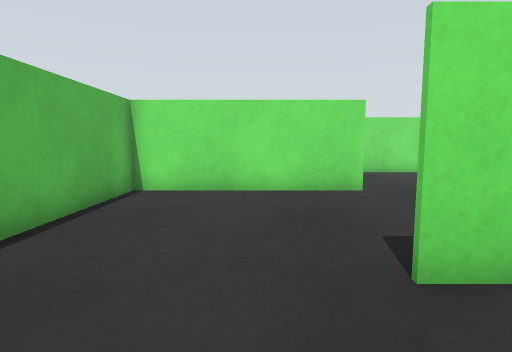
View 1 (above)

13 first-person views from a walk through a Gazebo world. The camera is 0.26 m above the floor, tilts 6° down and sees 80° across. The floor is counted in squares, 0.2 m on a side. Each view is taken from the middle of a square. On the plan, view 1 faces up. The plan holds only what a view shows up to about 13 squares ahead; the rest is blank.

View 2
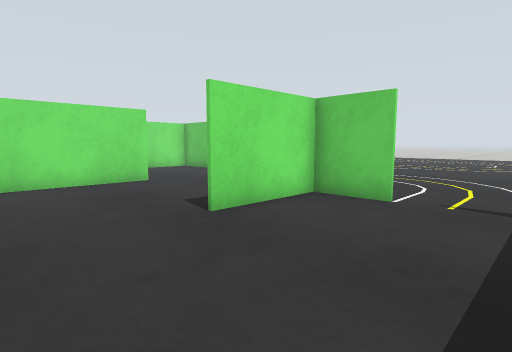

View 3
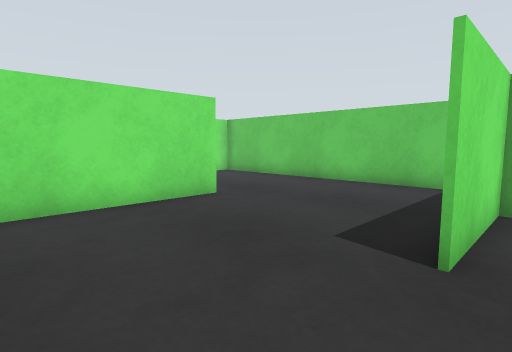

View 4
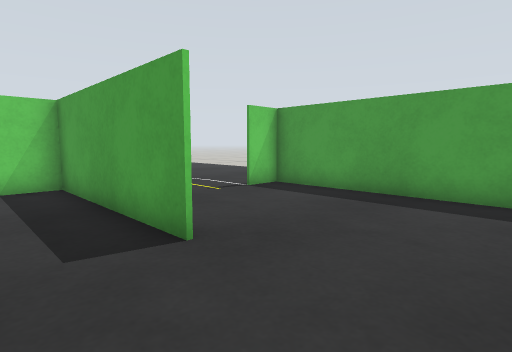

View 5
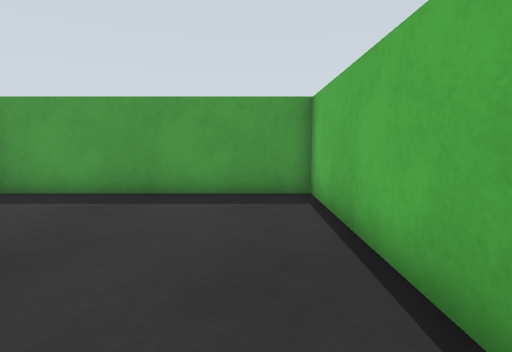

View 6
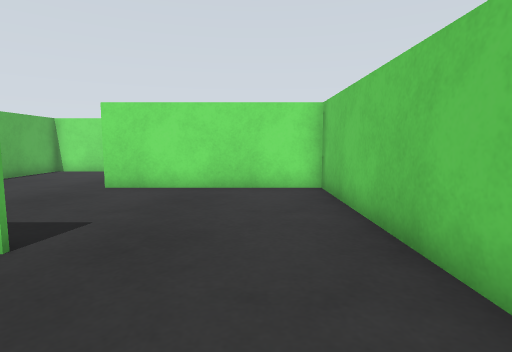

View 7
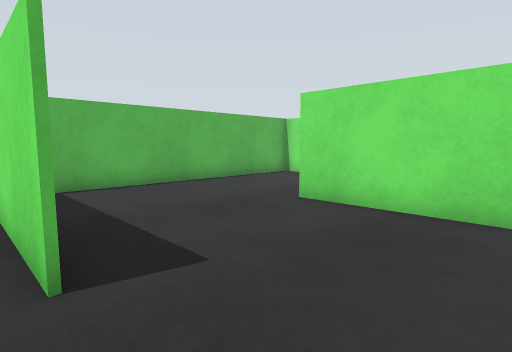

View 8
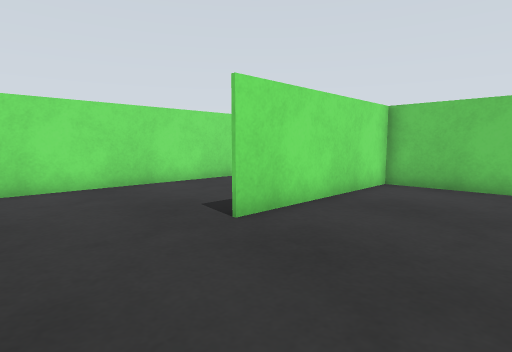

View 9
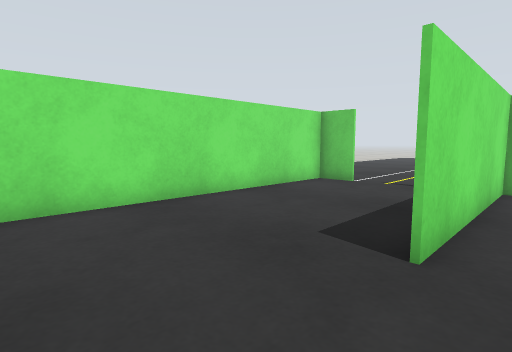

View 10
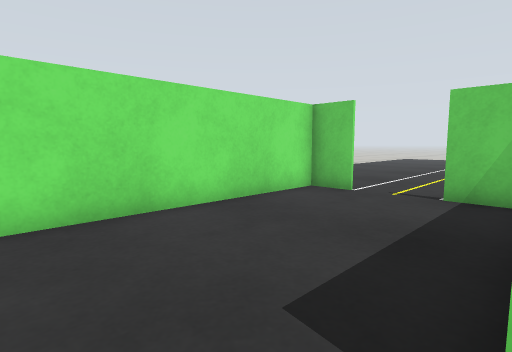

View 11
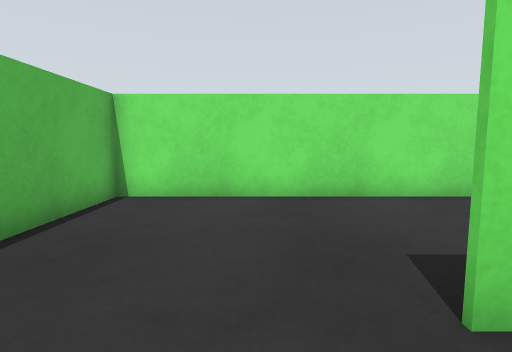

View 12
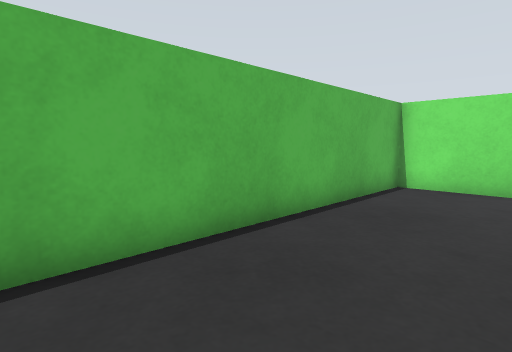

View 13
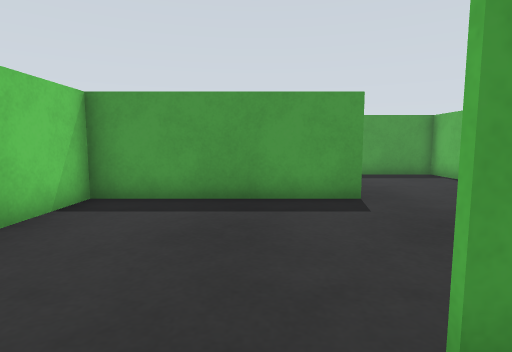

### Floor plan
Points are (right, up) in squares from view 1. A wall is a line through its corners. A room is listed if a view was taken in it or the views show most of it. See-through windows are left out.
Room 1 (views 1, 2, 3)
walls: (5, 0.6) (5, 2.7) (1.5, 2.7); (-3.4, 3.5) (-3.4, -3) (5, -3) (5, -1.6)
ways out: opening at (-0.5, 3) to room 2; opening at (5, -0.5)
Room 2 (views 4, 5)
walls: (1.6, 8.5) (-3.4, 8.5) (-3.4, 3.5)
ways out: opening at (-0.5, 3) to room 1; opening at (2, 6) to room 3
Room 3 (views 6, 7)
walls: (3.1, 8.5) (1.6, 8.5); (1.4, 2.8) (8, 2.8) (8, 8.5)
ways out: opening at (2, 6) to room 2; opening at (5, 9) to room 6
Room 4 (views 8, 9, 11, 12)
walls: (-3.4, 13.6) (-3.4, 9.9)
ways out: opening at (-0.5, 14) to room 5; opening at (2, 11.5) to room 6
Room 5 (view 10)
walls: (8, 18.1) (8, 19.5) (-3.4, 19.5) (-3.4, 13.6); (8, 13.9) (8, 15.9)
ways out: opening at (-0.5, 14) to room 4; opening at (8, 17)
Room 6 (view 13)
walls: (8, 8.5) (8, 13.9); (8, 14) (1.5, 14)
ways out: opening at (5, 9) to room 3; opening at (2, 11.5) to room 4

Positions as (right, up) in squares from view 1, and headings:
1: (0, 0), facing up
2: (-2, -2), facing up-right
3: (-2, 2), facing up-right
4: (-2, 5), facing down-right
5: (-2, 5), facing down
6: (6, 5), facing up
7: (6, 8), facing up-left
8: (-2, 10), facing up-right
9: (-2, 13), facing up-right
10: (0, 14), facing up-right
11: (0, 12), facing up
12: (0, 10), facing up-left
13: (4, 10), facing down
